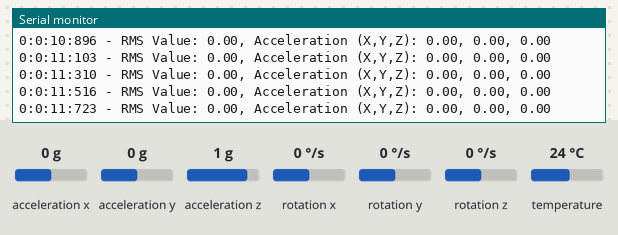
Bench run of a sketch on a simulated Arduino Uno, built with avr-gcc and run on an emulated ATmega328P. Parts: the last lines printed to the serial monitor. Inputs (shaded band) come from the test bench; at power-on: acceleration x 0 g, acceleration y 0 g, acceleration z 1 g, rotation x 0 °/s, rotation y 0 °/s, rotation z 0 °/s, temperature 24 °C.

Above: at 11.8 s.
11.9 s: acceleration x set to -1.4 g
At 12.09 s:
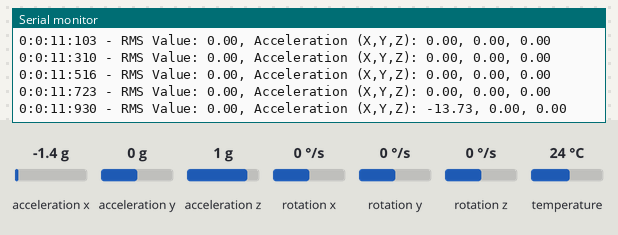
13.4 s: acceleration y set to -1.4 g
At 13.54 s:
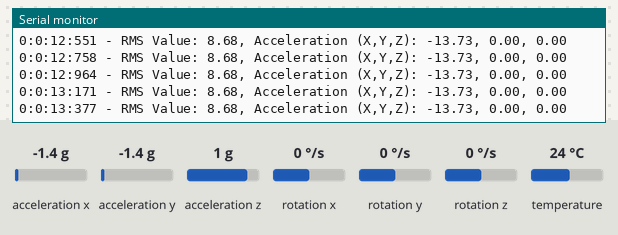
14.9 s: acceleration z set to -1.4 g
At 14.99 s:
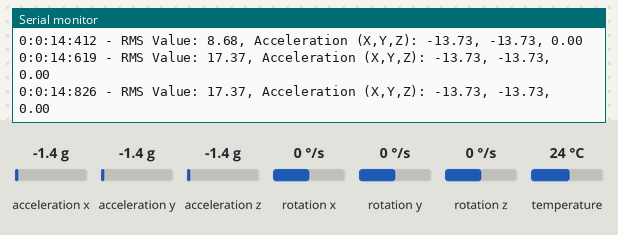
Timing chart, 0 to 17.9 s (numbered marks = the images above; inputs shaded):
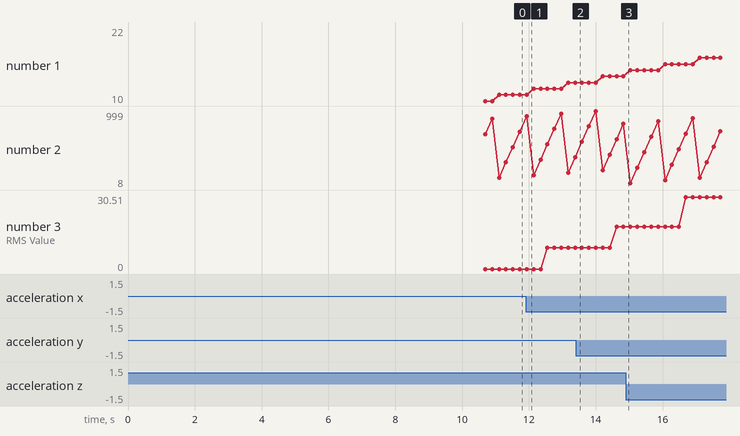

Measured:
- after the input at 11.9 s, the serial monitor: prints a new line at once (image 1)
- plotted number 2: 826 → 288 after the input at 14.9 s
- plotted number 3: 0 → 8.68 after the input at 11.9 s, 8.68 → 17.37 after the input at 13.4 s, 17.37 → 30.51 after the input at 14.9 s

The sketch:

sketch_jan29a.ino
```cpp
#include <Wire.h>
#include <Adafruit_Sensor.h>
#include <Adafruit_MPU6050.h>
#include <TimeLib.h>
//#define BUZZER_PIN 12
#define CUSTOM_SETTINGS
#define INCLUDE_SENSOR_MODULE
#define INCLUDE_DATALOGGER_MODULE

float AccelX, AccelY, AccelZ;
float AccelCalibrationX, AccelCalibrationY, AccelCalibrationZ;
int CalibrationSamples;
String dataString="";

// const byte led_gpio = 32;
// const int buzzerPin = 34;


// bool buzzer_activate = false;
// unsigned long lastRedLedOnTime = 0;
float totalAcceleration;
int timeCount=0;
float rmsValue = 0;

// for RMS value
const int sampleRate = 100;  // Sampling rate in Hz
const int totalTime = 10;    // Total time in seconds
const int numSamples = 10;
int sampleCounter = 0;
float collectData[numSamples];

Adafruit_MPU6050 mpu;

// void initializeFile(){         //yeni
//   Serial.println("Initialize");
//   DataLogger.createFile("Data");
//   DataLogger.createColumn("X");
//   DataLogger.createColumn("Y");
//   DataLogger.createColumn("Z");
//   DataLogger.createColumn("RMS Value");
// }

// void Task1code( void * pvParameters ){
//   Serial.print("Task1 running on core ");
//   Serial.println(xPortGetCoreID());

//   /*for(;;){
//     appendFile(SD, "/data1.txt", dataString.c_str());
//     delay(200);
//   } */
// }

void setup() {
  Serial.begin(115200);
// if(!SD.begin()){
//         Serial.println("Card Mount Failed");
//         return;
//     }
//     uint8_t cardType = SD.cardType();

//     if(cardType == CARD_NONE){
//         Serial.println("No SD card attached");
//         return;
//     }

  // xTaskCreatePinnedToCore(
  //     Task1code, /* Function to implement the task */
  //     "Task1", /* Name of the task */
  //     10000,  /* Stack size in words */
  //     NULL,  /* Task input parameter */
  //     0,  /* Priority of the task */
  //     &Task1,  /* Task handle. */
  //     0); /* Core where the task should run */

  // pinMode(led_gpio, OUTPUT);
  // pinMode(buzzerPin, OUTPUT);

  //Serial.print("setup() running on core ");
  //Serial.println(xPortGetCoreID());
  Wire.begin();

  if (!mpu.begin()) {
    Serial.println("Failed to find MPU6050 sensor, check wiring!");
    while (1);
  }

  Serial.println("MPU6050 found!");

  mpu.setAccelerometerRange(MPU6050_RANGE_16_G);

  CalibrationSamples = 2000; // Number of calibration samples
  for (int i = 0; i < CalibrationSamples; i++) {
    readAccelerometer(); // Read accelerometer data
    AccelCalibrationX += AccelX;
    AccelCalibrationY += AccelY;
    AccelCalibrationZ += AccelZ;
    delay(3); // Delay between samples
  }

  // Calculate average calibration values
  AccelCalibrationX /= CalibrationSamples;
  AccelCalibrationY /= CalibrationSamples;
  AccelCalibrationZ /= CalibrationSamples;

//   Dabble.begin("Esp32");
// //  Dabble.waitForAppConnection();
//   DataLogger.sendSettings(&initializeFile);
}

void loop() {
  //Serial.print("loop() running on core ");
  //Serial.println(xPortGetCoreID());

  // Dabble.processInput();

  readAccelerometer();

  float CalibratedAccelX = AccelX - AccelCalibrationX;
  float CalibratedAccelY = AccelY - AccelCalibrationY;
  float CalibratedAccelZ = AccelZ - AccelCalibrationZ;

  if (abs(CalibratedAccelX) < 1) {
    CalibratedAccelX = CalibratedAccelX * 10;
  }

  if (abs(CalibratedAccelY) < 1) {
    CalibratedAccelY = CalibratedAccelY * 10;
  }

  if (abs(CalibratedAccelZ) < 1) {
    CalibratedAccelZ = CalibratedAccelZ * 10;
  }

  //Print calibrated accelerometer data
  // Serial.print("Calibrated Acceleration (X,Y,Z): ");
  // Serial.print(CalibratedAccelX);
  // Serial.print(", ");
  // Serial.print(CalibratedAccelY);
  // Serial.print(", ");
  //Serial.println(CalibratedAccelZ);

  collectData[sampleCounter] = (CalibratedAccelX * CalibratedAccelX) +
                                (CalibratedAccelY * CalibratedAccelY) +
                                (CalibratedAccelZ * CalibratedAccelZ);

  sampleCounter++;
  if (sampleCounter == numSamples) {
    float sumSamples = 0;
    for (int i = 0; i < sampleCounter; ++i) {
      sumSamples += collectData[i];
    }
    rmsValue = sqrt(sumSamples / sampleCounter);
    sampleCounter = 0;
  }
  // if(rmsValue>3){
  //   // Notification.notifyPhone(String("Rms Value: ") + rmsValue);

  //   // tone(buzzerPin, 1000);
  //   // digitalWrite(led_gpio,HIGH);
  // }
  // else{
  //   noTone(buzzerPin);
  //   digitalWrite(led_gpio,LOW);
  // }
  String timeString = String(hour()) + ":" + String(minute()) + ":" + String(second()) + ":" + String(millis() % 1000);

  dataString = timeString + " - RMS Value: " + String(rmsValue) +
                      ", Acceleration (X,Y,Z): " + String(CalibratedAccelX) +
                      ", " + String(CalibratedAccelY) + ", " +
                      String(CalibratedAccelZ) + "\n";


  // DataLogger.send("X",CalibratedAccelX);
  // DataLogger.send("Y",CalibratedAccelY);
  // DataLogger.send("Z",CalibratedAccelZ);
  // DataLogger.send("RMS Value",rmsValue);

  Serial.println(dataString);
  delay(200);
}

void readAccelerometer() {
  sensors_event_t a, g, temp;
  mpu.getEvent(&a, &g, &temp);
  AccelX = a.acceleration.x;
  AccelY = a.acceleration.y;
  AccelZ = a.acceleration.z;
}

/*void appendFile(fs::FS &fs, const char * path, const char * message){
    Serial.printf("Appending to file: %s\n", path);

    File file = fs.open(path, FILE_APPEND);
    if(!file){
        Serial.println("Failed to open file for appending");
        return;
    }
    if(file.print(message)){
        Serial.println("Message appended");
    } else {
        Serial.println("Append failed");
    }
    file.close();
}

String getData() {
  return dataString;
}*/
```
